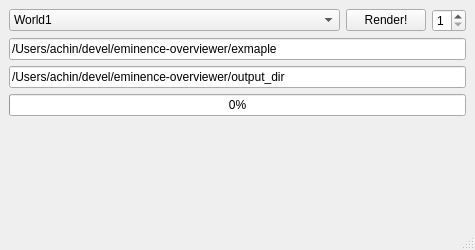
<?xml version="1.0" encoding="UTF-8"?>
<ui version="4.0">
 <class>MainWindow</class>
 <widget class="QMainWindow" name="MainWindow">
  <property name="geometry">
   <rect>
    <x>0</x>
    <y>0</y>
    <width>475</width>
    <height>250</height>
   </rect>
  </property>
  <property name="windowTitle">
   <string>MainWindow</string>
  </property>
  <widget class="QWidget" name="centralwidget">
   <layout class="QGridLayout" name="gridLayout">
    <item row="0" column="0">
     <layout class="QVBoxLayout" name="verticalLayout">
      <property name="sizeConstraint">
       <enum>QLayout::SetDefaultConstraint</enum>
      </property>
      <item>
       <layout class="QHBoxLayout" name="horizontalLayout">
        <item>
         <widget class="QComboBox" name="worldComboBox">
          <property name="sizePolicy">
           <sizepolicy hsizetype="MinimumExpanding" vsizetype="Fixed">
            <horstretch>0</horstretch>
            <verstretch>0</verstretch>
           </sizepolicy>
          </property>
          <item>
           <property name="text">
            <string>World1</string>
           </property>
          </item>
          <item>
           <property name="text">
            <string>World2</string>
           </property>
          </item>
          <item>
           <property name="text">
            <string>World3</string>
           </property>
          </item>
         </widget>
        </item>
        <item>
         <widget class="QPushButton" name="pushButton_goRender">
          <property name="sizePolicy">
           <sizepolicy hsizetype="Fixed" vsizetype="Fixed">
            <horstretch>0</horstretch>
            <verstretch>0</verstretch>
           </sizepolicy>
          </property>
          <property name="text">
           <string>Render!</string>
          </property>
         </widget>
        </item>
        <item>
         <widget class="QSpinBox" name="numProcessors">
          <property name="sizePolicy">
           <sizepolicy hsizetype="Minimum" vsizetype="Fixed">
            <horstretch>0</horstretch>
            <verstretch>0</verstretch>
           </sizepolicy>
          </property>
          <property name="toolTip">
           <string>Processors</string>
          </property>
          <property name="minimum">
           <number>1</number>
          </property>
          <property name="maximum">
           <number>4</number>
          </property>
         </widget>
        </item>
       </layout>
      </item>
      <item>
       <widget class="QLineEdit" name="lineEdit_pathToWorld">
        <property name="text">
         <string>/Users/achin/devel/eminence-overviewer/exmaple</string>
        </property>
       </widget>
      </item>
      <item>
       <widget class="QLineEdit" name="lineEdit_pathToOutput">
        <property name="text">
         <string>/Users/achin/devel/eminence-overviewer/output_dir</string>
        </property>
       </widget>
      </item>
      <item>
       <widget class="QProgressBar" name="progressBar">
        <property name="value">
         <number>0</number>
        </property>
       </widget>
      </item>
      <item>
       <spacer name="verticalSpacer">
        <property name="orientation">
         <enum>Qt::Vertical</enum>
        </property>
        <property name="sizeHint" stdset="0">
         <size>
          <width>20</width>
          <height>40</height>
         </size>
        </property>
       </spacer>
      </item>
     </layout>
    </item>
   </layout>
  </widget>
  <widget class="QStatusBar" name="statusbar"/>
  <action name="actionExit">
   <property name="text">
    <string>Exit</string>
   </property>
  </action>
 </widget>
 <resources/>
 <connections>
  <connection>
   <sender>actionExit</sender>
   <signal>activated()</signal>
   <receiver>MainWindow</receiver>
   <slot>close()</slot>
   <hints>
    <hint type="sourcelabel">
     <x>-1</x>
     <y>-1</y>
    </hint>
    <hint type="destinationlabel">
     <x>302</x>
     <y>198</y>
    </hint>
   </hints>
  </connection>
 </connections>
</ui>
